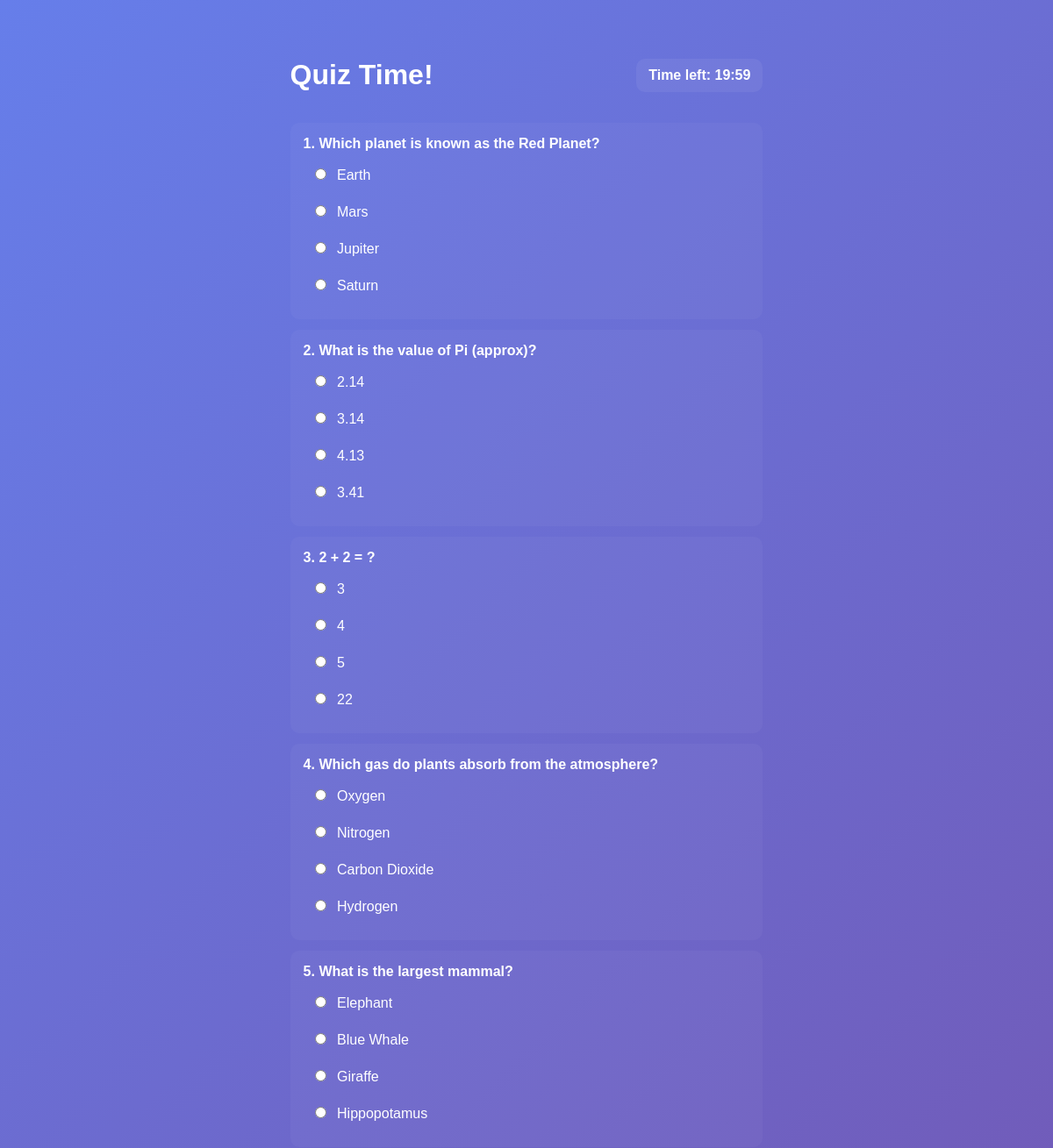
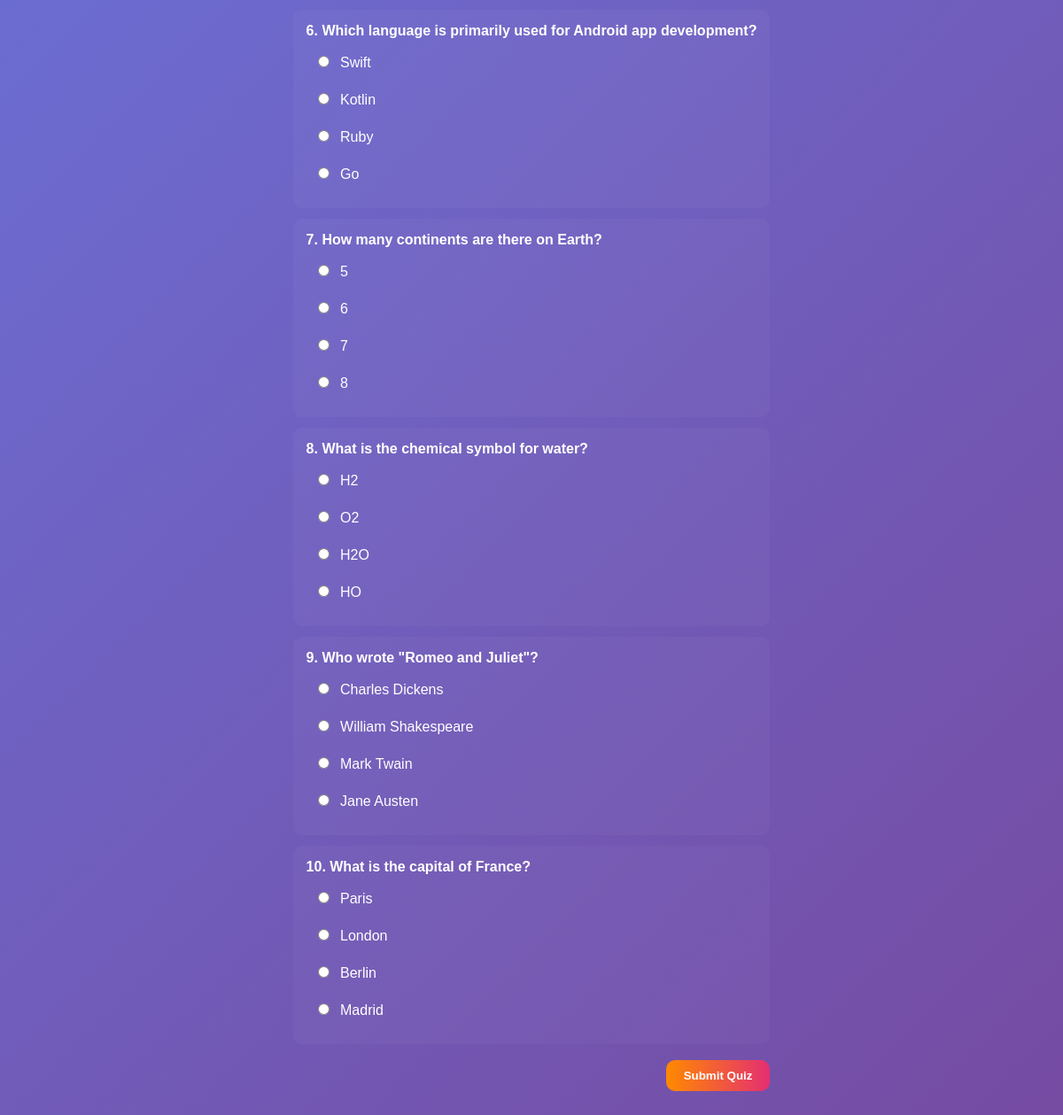
The page /user/quiz.php (signed in) on the database its author committed (2 pictures, top to bottom).
### tables this page shows
CREATE TABLE `questions` (
  `id` int(10) UNSIGNED NOT NULL,
  `quiz_id` int(10) UNSIGNED NOT NULL,
  `question` text NOT NULL,
  `option_a` varchar(255) NOT NULL,
  `option_b` varchar(255) NOT NULL,
  `option_c` varchar(255) DEFAULT NULL,
  `option_d` varchar(255) DEFAULT NULL,
  `correct_option` enum('A','B','C','D') NOT NULL,
  `created_at` timestamp NOT NULL DEFAULT current_timestamp()
);

### user/quiz.php (the view, shortened to what this page needs)
<?php
require_once '../config/db.php';
$questions = [];
$res = $conn->query('SELECT id, question, option_a, option_b, option_c, option_d FROM questions ORDER BY RAND() LIMIT 20');
if($res){
    while($row = $res->fetch_assoc()){
        $questions[] = $row;
    }
}
?>
<!DOCTYPE html>
<html lang="en">
<head>
<link rel="stylesheet" href="../assets/css/style.css">
</head>
<body>
<div class="container">
    <div class="topbar">
        <h1>Quiz Time!</h1>
        <div class="timer" id="timer">Time left: <span id="time">--:--</span></div>
    </div>
    <?php if(empty($questions)): ?>
        <div class="question">No questions available. Please contact the administrator.</div>
    <?php else: ?>
    <form method="POST" id="quizForm">
        <?php foreach($questions as $index => $row):
            $qid = (int)$row['id'];
        ?>
            <div class="question">
                <div class="qtext"><?php echo ($index+1) . '. ' . htmlspecialchars($row['question']); ?></div>
                <div class="options">
                    <label><input type="radio" name="answers[<?php echo $qid; ?>]" value="A" <?php echo 'required'; ?>> <?php echo htmlspecialchars($row['option_a']); ?></label>
                    <label><input type="radio" name="answers[<?php echo $qid; ?>]" value="B"> <?php echo htmlspecialchars($row['option_b']); ?></label>
                    <label><input type="radio" name="answers[<?php echo $qid; ?>]" value="C"> <?php echo htmlspecialchars($row['option_c']); ?></label>
                    <label><input type="radio" name="answers[<?php echo $qid; ?>]" value="D"> <?php echo htmlspecialchars($row['option_d']); ?></label>
                </div>
            </div>
        <?php endforeach; ?>
        <div class="submit-row">
            <button type="submit" name="submit" class="primary" id="submitBtn">Submit Quiz</button>
        </div>
    </form>
    <?php endif; ?>
</div>
</body>
</html>

### assets/css/style.css (style rules this page uses)
body { margin: 0; font-family: 'Arial', sans-serif; background: linear-gradient(135deg, #667eea, #764ba2); min-height: 100vh; display: flex; justify-content: center; align-items: center; }

### user/quiz.php (style rules this page uses)
.container { color:#fff; margin: 30px auto; max-width:900px; padding:16px }
.topbar { display:flex;justify-content:space-between;align-items:center;gap:12px;margin-bottom:14px }
.timer { background:rgba(255,255,255,0.06);padding:10px 14px;border-radius:10px;font-weight:700 }
.question { background: rgba(255,255,255,0.03); padding:15px; margin:12px 0; border-radius:10px; }
.qtext { font-weight:600;margin-bottom:8px }
.options label { display:block;margin:6px 0;padding:8px;border-radius:8px;cursor:pointer }
.options input { margin-right:8px }
.submit-row { display:flex;justify-content:flex-end;margin-top:18px }
button.primary { background: linear-gradient(90deg,#ff8a00,#e52e71); color:#fff; padding:10px 20px; border:none; border-radius:10px; cursor:pointer; font-weight:700 }

### rows shown on the page
questions: question "Which planet is known as the Red Planet?", option_a "Earth", option_b "Mars", option_c "Jupiter", option_d "Saturn"
questions: question "What is the value of Pi (approx)?", option_a "2.14", option_b "3.14", option_c "4.13", option_d "3.41"
questions: question "2 + 2 = ?", option_a "3", option_b "4", option_c "5", option_d "22"
questions: question "Which gas do plants absorb from the atmosphere?", option_a "Oxygen", option_b "Nitrogen", option_c "Carbon Dioxide", option_d "Hydrogen"
questions: question "What is the largest mammal?", option_a "Elephant", option_b "Blue Whale", option_c "Giraffe", option_d "Hippopotamus"
questions: question "Which language is primarily used for Android app development?", option_a "Swift", option_b "Kotlin", option_c "Ruby", option_d "Go"
questions: question "How many continents are there on Earth?", option_a "5", option_b "6", option_c "7", option_d "8"
questions: question "What is the chemical symbol for water?", option_a "H2", option_b "O2", option_c "H2O", option_d "HO"
questions: question "Who wrote \"Romeo and Juliet\"?", option_a "Charles Dickens", option_b "William Shakespeare", option_c "Mark Twain", option_d "Jane Austen"
questions: question "What is the capital of France?", option_a "Paris", option_b "London", option_c "Berlin", option_d "Madrid"
